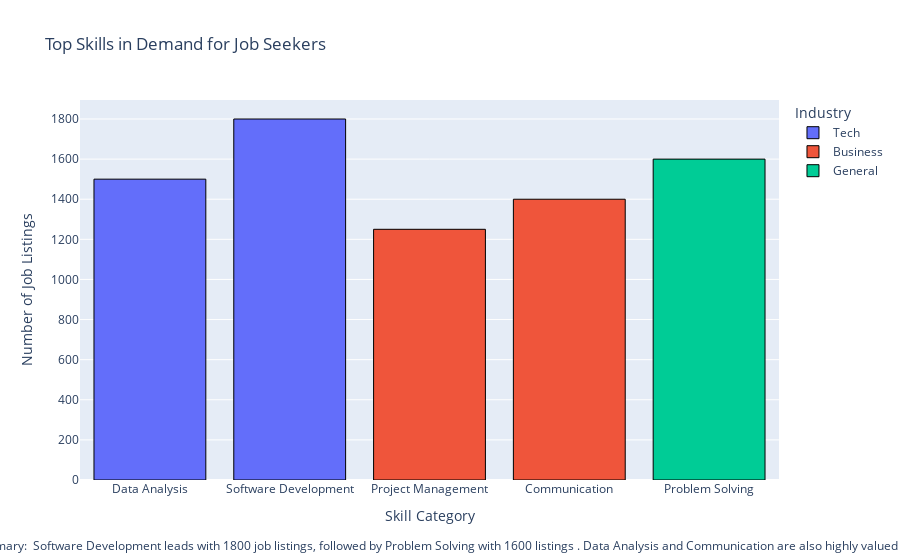

The code cell stored with this chart in its notebook:
### Code cell
# Create Interactive Bar Chart with Plotly
fig = px.bar(df, x="Skill", y="Demand", color="Industry", title="Top Skills in Demand for Job Seekers",
             labels={"Demand": "Number of Job Listings", "Skill": "Skill Category"})

# Adding AI-generated text summary for accessibility
fig.add_annotation(text=f"AI Summary: {summary_text}",
                  xref="paper", yref="paper", showarrow=False, x=0.5, y=-0.2, font=dict(size=12))

# Configure accessibility options (Tooltips and Alt text)
fig.update_traces(
    hovertemplate='<b>Skill:</b> %{x}<br><b>Demand:</b> %{y} job listings<extra></extra>',
    marker=dict(line=dict(color="black", width=1))
)

# Display the chart
fig.show()

### Figure 1 — Plotly figure (JSON) as saved in the notebook; plotly's stock layout.template omitted (floating-point values rounded to 4 significant figures)
{"data": [{"alignmentgroup": "True", "hovertemplate": "<b>Skill:</b> %{x}<br><b>Demand:</b> %{y} job listings<extra></extra>", "legendgroup": "Tech", "marker": {"color": "#636efa", "line": {"color": "black", "width": 1}, "pattern": {"shape": ""}}, "name": "Tech", "offsetgroup": "Tech", "orientation": "v", "showlegend": true, "textposition": "auto", "type": "bar", "x": ["Data Analysis", "Software Development"], "xaxis": "x", "y": [1500, 1800], "yaxis": "y"}, {"alignmentgroup": "True", "hovertemplate": "<b>Skill:</b> %{x}<br><b>Demand:</b> %{y} job listings<extra></extra>", "legendgroup": "Business", "marker": {"color": "#EF553B", "line": {"color": "black", "width": 1}, "pattern": {"shape": ""}}, "name": "Business", "offsetgroup": "Business", "orientation": "v", "showlegend": true, "textposition": "auto", "type": "bar", "x": ["Project Management", "Communication"], "xaxis": "x", "y": [1250, 1400], "yaxis": "y"}, {"alignmentgroup": "True", "hovertemplate": "<b>Skill:</b> %{x}<br><b>Demand:</b> %{y} job listings<extra></extra>", "legendgroup": "General", "marker": {"color": "#00cc96", "line": {"color": "black", "width": 1}, "pattern": {"shape": ""}}, "name": "General", "offsetgroup": "General", "orientation": "v", "showlegend": true, "textposition": "auto", "type": "bar", "x": ["Problem Solving"], "xaxis": "x", "y": [1600], "yaxis": "y"}], "layout": {"annotations": [{"font": {"size": 12}, "showarrow": false, "text": "AI Summary:  Software Development leads with 1800 job listings, followed by Problem Solving with 1600 listings . Data Analysis and Communication are also highly valued .", "x": 0.5, "xref": "paper", "y": -0.2, "yref": "paper"}], "barmode": "relative", "legend": {"title": {"text": "Industry"}, "tracegroupgap": 0}, "title": {"text": "Top Skills in Demand for Job Seekers"}, "xaxis": {"anchor": "y", "domain": [0, 1], "title": {"text": "Skill Category"}}, "yaxis": {"anchor": "x", "domain": [0, 1], "title": {"text": "Number of Job Listings"}}}}
